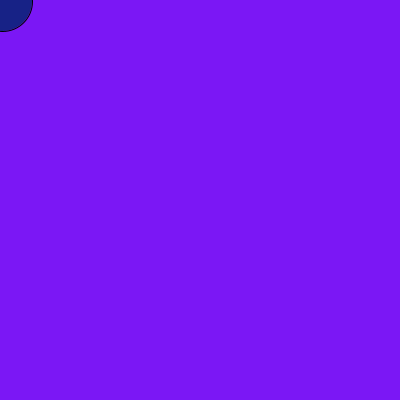
Frame 1 (no input)
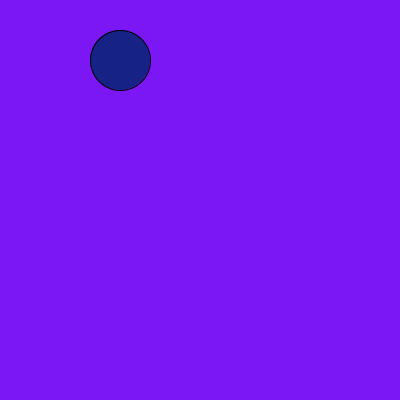
Frame 60 (the mouse pressed at the canvas centre just before this capture)
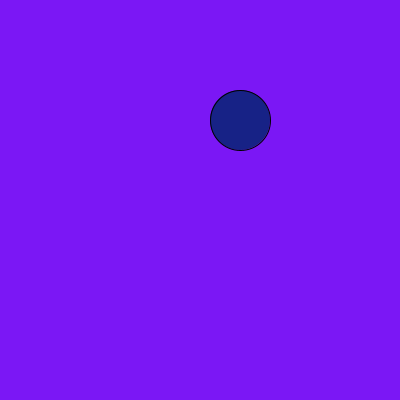
Frame 120 (the mouse held since frame 60 and released just before this capture)

The Processing sketch that drew these frames (run headless with seeded random() and noise(); from frame 60 on, the mouse is pressed at the canvas centre):

// Processing sketch: processing_33752
// ── processing_33752.pde


float x = 0;
float y = 0;
float xspeed = 2;
float yspeed = 1;


void setup() {
  size(400,400);
}

void draw() {
  background(123,23,245);
  x = x + xspeed;
  y = y + yspeed;
  if ((x > width) || (x < 0)) {
    xspeed = xspeed * -1;

  }
  
  if ((y > height) || (y < 0)) {
    yspeed = yspeed * -1;

  }


  fill(23, 34, 134);
  ellipse(x,y,60,60);
  

  
}
